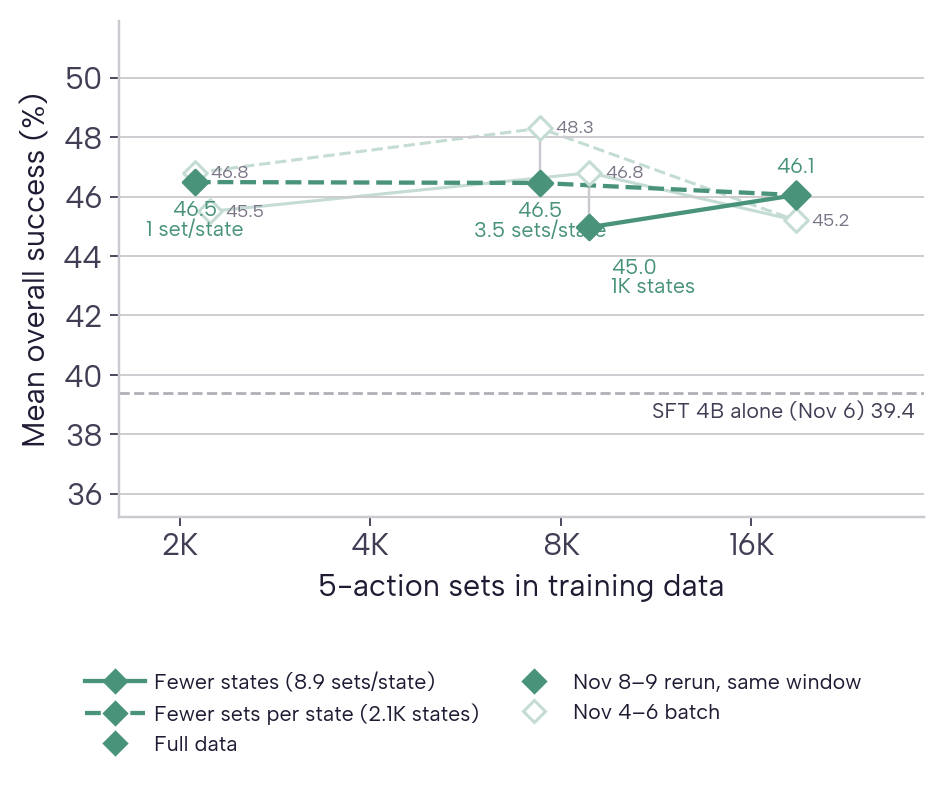

The script that saved this image:
"""Recipe 3 GPT-5.5 H = 4 4B LoRA data ablations: November 8-9 same-window rerun over the November 4-6 batch. Two figures:
  selection-recipe3-data-ablations-rerun-20261109.*                equal-weight 3-benchmark mean of overall success
  selection-recipe3-data-ablations-rerun-per-benchmark-20261109.*  overall success on Online-Mind2Web, WebVoyager and DeepShop
Same axes and encoding as selection-recipe3-data-ablations-compact-20261105.py (log axis of 5-action sets in the training data;
diamonds = ADM-4B; solid lines = fewer states, dashed lines = fewer sets per state; larger diamond = full data). Solid: November 8-9 rerun, 3 runs per point, all
conditions in one window. Faded: the November 4-6 batch (subsets November 4-5, full data November 6), joined to the rerun of the
same LoRA by a thin gray line; only rerun points carry names (faded: points at 2.2K / 8.9K sets = 252 / 1,001 states, points at
2.1K / 7.4K = 1 / 3.5 sets per state). The 252-state subset was not rerun and appears faded only. Dashed: SFT 4B alone (3 runs, November 6; not
rerun). Data: selection-recipe3-data-ablations-rerun-20261109-analysis.json and selection-recipe3-data-ablations-20261105.json."""
import json
import os
from pathlib import Path
os.environ.setdefault("MPLCONFIGDIR", "/tmp/openwebrl-selection-matplotlib")
import matplotlib
matplotlib.use("Agg")
import matplotlib.pyplot as plt
import sys as _paper_sys
from pathlib import Path as _PaperPath
_paper_sys.path.insert(0, str(next(p for p in _PaperPath(__file__).resolve().parents
                                if (p / "paper_plot_style.py").is_file())))
import paper_plot_style as _paper_style  # noqa: F401
from paper_plot_palette import COLORS as C, tint
from matplotlib.lines import Line2D
from matplotlib.ticker import MultipleLocator

HERE = Path(__file__).parent
old = json.loads((HERE / "selection-recipe3-data-ablations-20261105.json").read_text())["rates"]
new = json.loads((HERE / "selection-recipe3-data-ablations-rerun-20261109-analysis.json").read_text())["rates"]
SETS = {"s250": 2234, "s1000": 8875, "pps1": 2112, "pps4": 7417, "full": 18786}
STATES = {"s250": 252, "s1000": 1001, "pps1": 2112, "pps4": 2112, "full": 2112}
MARK = {"s250": "o", "s1000": "o", "pps1": "D", "pps4": "D", "full": "s"}
SERIES = [("o", ["s250", "s1000", "full"], "states"), ("D", ["pps1", "pps4", "full"], "sets")]
BENCH = [("online_mind2web", "Online-Mind2Web"), ("webvoyager", "WebVoyager"), ("deepshop", "DeepShop")]
COL, FADE = C["ADM_4B"], tint("ADM_4B", 0.68)


def name(k):
    r = SETS[k] / STATES[k]
    return f"{STATES[k] / 1000:.2g}K states" if MARK[k] == "o" else f"{r:.2g} {'set' if r == 1 else 'sets'}/state"


def draw(ax, yo, yn, sft, fs):
    vals = list(yo.values()) + list(yn.values()) + [sft]
    for marker, keys, family in SERIES:                                   # faded November 4-6 families
        ax.plot([SETS[k] for k in keys], [yo[k] for k in keys], color=FADE, linestyle="-" if family == "states" else "--", linewidth=1.0, zorder=1)
        ks = [k for k in keys if k in yn]                            # solid rerun families
        if len(ks) > 1:
            ax.plot([SETS[k] for k in ks], [yn[k] for k in ks], color=COL, linestyle="-" if family == "states" else "--", linewidth=1.4, zorder=2)
    for k in SETS:
        ax.scatter(SETS[k], yo[k], s=30, marker="D", color="white", edgecolors=FADE, linewidths=1.0, zorder=2)
        ax.annotate(f"{yo[k]:.1f}", (SETS[k], yo[k]), textcoords="offset points", xytext=(5, 0), ha="left", va="center",
                    fontsize=fs - 1, color=tint("MUTED", 0.3))
        if k in yn:
            ax.plot([SETS[k]] * 2, [yo[k], yn[k]], color=C["BORDER"], linewidth=0.8, zorder=1)
            ax.scatter(SETS[k], yn[k], s=40 if k == "full" else 32, marker="D", color=COL, zorder=4)
            up = yn[k] >= yo[k]
            lab = f"{yn[k]:.1f}" if k == "full" else f"{name(k)}\n{yn[k]:.1f}" if up else f"{yn[k]:.1f}\n{name(k)}"
            if MARK[k] == "o":                                       # right of the point: clear of the diamond at 7.4K sets
                ax.annotate(f"{name(k)}\n{yn[k]:.1f}" if up else f"{yn[k]:.1f}\n{name(k)}", (SETS[k], yn[k]), textcoords="offset points",
                            xytext=(7, 3 if up else -10), ha="left", va="bottom" if up else "top", fontsize=fs, color=COL, linespacing=1.0)
            else:
                ax.annotate(lab, (SETS[k], yn[k]), textcoords="offset points", xytext=(0, 6 if up else -6), ha="center",
                            va="bottom" if up else "top", fontsize=fs, color=COL, linespacing=1.0)
    ax.axhline(sft, color=C["BASELINE_LIGHT"], linestyle="--", linewidth=0.9, zorder=0)
    ax.text(29000, sft - 0.3, f"SFT 4B alone (Nov 6) {sft:.1f}", fontsize=fs, color=C["MUTED"], va="top", ha="right")
    ax.set_xscale("log"); ax.set_xticks([2000, 4000, 8000, 16000]); ax.set_xticklabels(["2K", "4K", "8K", "16K"]); ax.minorticks_off()
    ax.set_xlim(1600, 30000); ax.set_ylim(min(vals) - 4.2, max(vals) + 3.6)
    ax.set_xlabel("5-action sets in training data")
    ax.yaxis.set_major_locator(MultipleLocator(2 if max(vals) - min(vals) < 12 else 4))
    ax.grid(axis="y", color=C["BORDER"], linewidth=0.6, zorder=0)
    ax.tick_params(colors=C["MUTED"], length=3, width=0.6, pad=2)
    for s in ("top", "right"): ax.spines[s].set_visible(False)


def legend(fig, ncol):
    h = [Line2D([], [], color=COL, marker="D", markersize=5, linewidth=1.4, label="Fewer states (8.9 sets/state)"),
         Line2D([], [], color=COL, marker="D", markersize=5, linewidth=1.4, linestyle="--", label="Fewer sets per state (2.1K states)"),
         Line2D([], [], color=COL, marker="D", linestyle="none", markersize=5, label="Full data"),
         Line2D([], [], color=COL, marker="D", linestyle="none", markersize=5, label="Nov 8–9 rerun, same window"),
         Line2D([], [], color=FADE, marker="D", markerfacecolor="white", linestyle="none", markersize=5, label="Nov 4–6 batch")]
    fig.legend(handles=h, loc="lower center", ncol=ncol, fontsize=7, frameon=False, bbox_to_anchor=(0.5, -0.02), handletextpad=0.4, columnspacing=1.2, handlelength=2.8)


def save(fig, stem):
    for ext in ("png", "pdf", "svg"):
        output = HERE / f"{stem}.{ext}"
        fig.savefig(output, dpi=220 if ext == "png" else None, bbox_inches="tight")
        if ext == "svg":
            output.write_text("\n".join(line.rstrip() for line in output.read_text().splitlines()) + "\n")
    plt.close(fig)


subs = list(SETS)
fig, ax = plt.subplots(figsize=(4.4, 3.5))
draw(ax, {k: old[k]["mean_overall"] for k in subs}, {k: v["mean_overall"] for k, v in new.items()}, old["sft"]["mean_overall"], 7)
ax.set_ylabel("Mean overall success (%)")
legend(fig, 2); fig.tight_layout(rect=(0, 0.16, 1, 1))
save(fig, "selection-recipe3-data-ablations-rerun-20261109")

fig, axes = plt.subplots(1, 3, figsize=(11, 3.5))
for ax, (b, title) in zip(axes, BENCH):
    draw(ax, {k: old[k][b]["overall"] for k in subs}, {k: v[b]["overall"] for k, v in new.items()}, old["sft"][b]["overall"], 6.5)
    ax.set_title(title, fontsize=10); ax.set_ylabel("Overall success (%)")
legend(fig, 5); fig.tight_layout(rect=(0, 0.08, 1, 1))
save(fig, "selection-recipe3-data-ablations-rerun-per-benchmark-20261109")
